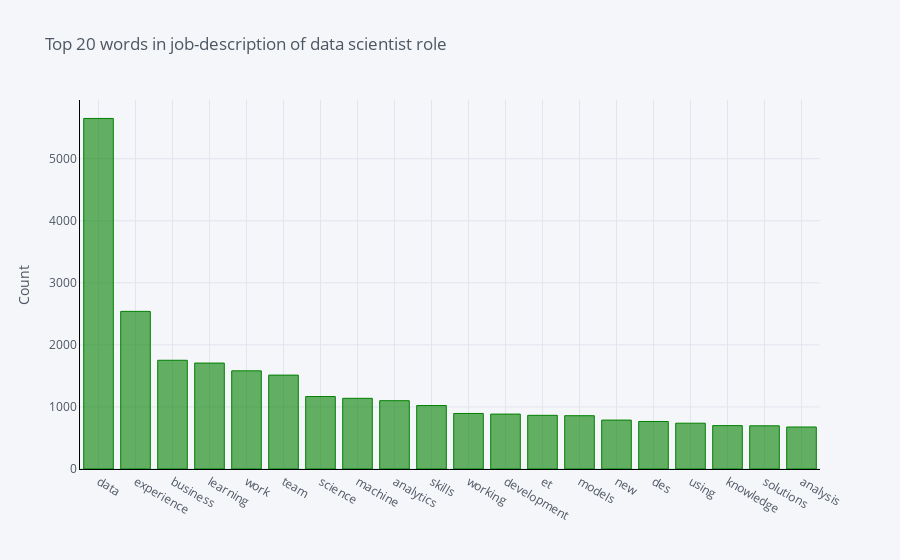

Write notebook code for a chart like this one.
### Markdown cell above
## Find top words in job description of data scientist role

### Code cell
common_words = get_top_n_words(df[df['search_kw'] == 'data scientist']['description'], stop_words='english', n=n_top)
df2 = pd.DataFrame(common_words, columns = ['description' , 'count'])
df2.groupby('description').sum()['count'].sort_values(ascending=False).iplot(
    kind='bar', yTitle='Count', linecolor='black',colors='Green', title='Top 20 words in job-description of data scientist role')

### Figure 1 — Plotly figure (JSON) as saved in the notebook; plotly's stock layout.template omitted (floating-point values rounded to 4 significant figures)
{"data": [{"marker": {"color": "rgba(0, 128, 0, 0.6)", "line": {"color": "rgba(0, 128, 0, 1.0)", "width": 1}}, "name": "count", "orientation": "v", "text": "", "type": "bar", "x": ["data", "experience", "business", "learning", "work", "team", "science", "machine", "analytics", "skills", "working", "development", "et", "models", "new", "des", "using", "knowledge", "solutions", "analysis"], "y": [5649, 2540, 1752, 1707, 1582, 1513, 1168, 1139, 1101, 1023, 895, 885, 865, 859, 788, 766, 738, 699, 696, 677]}], "layout": {"legend": {"bgcolor": "#F5F6F9", "font": {"color": "#4D5663"}}, "paper_bgcolor": "#F5F6F9", "plot_bgcolor": "#F5F6F9", "title": {"font": {"color": "#4D5663"}, "text": "Top 20 words in job-description of data scientist role"}, "xaxis": {"gridcolor": "#E1E5ED", "linecolor": "black", "showgrid": true, "tickfont": {"color": "#4D5663"}, "title": {"font": {"color": "#4D5663"}, "text": ""}, "zerolinecolor": "#E1E5ED"}, "yaxis": {"gridcolor": "#E1E5ED", "linecolor": "black", "showgrid": true, "tickfont": {"color": "#4D5663"}, "title": {"font": {"color": "#4D5663"}, "text": "Count"}, "zerolinecolor": "#E1E5ED"}}}
